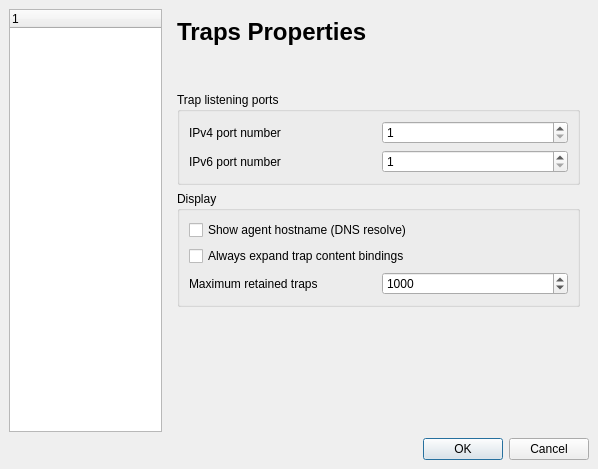
<?xml version="1.0" encoding="UTF-8"?>
<ui version="4.0">
 <comment>
    Copyright (C) 2004-2011 Martin Jolicoeur (snmpb1@gmail.com) 

    This file is part of the SnmpB project 
    (http://sourceforge.net/projects/snmpb)

    This program is free software: you can redistribute it and/or modify
    it under the terms of the GNU General Public License as published by
    the Free Software Foundation, either version 2 of the License, or
    (at your option) any later version.

    This program is distributed in the hope that it will be useful,
    but WITHOUT ANY WARRANTY; without even the implied warranty of
    MERCHANTABILITY or FITNESS FOR A PARTICULAR PURPOSE.  See the
    GNU General Public License for more details.

    You should have received a copy of the GNU General Public License
    along with this program.  If not, see http://www.gnu.org/licenses/.
</comment>
 <class>Preferences</class>
 <widget class="QDialog" name="Preferences">
  <property name="geometry">
   <rect>
    <x>0</x>
    <y>0</y>
    <width>598</width>
    <height>469</height>
   </rect>
  </property>
  <property name="sizePolicy">
   <sizepolicy hsizetype="Fixed" vsizetype="Fixed">
    <horstretch>0</horstretch>
    <verstretch>0</verstretch>
   </sizepolicy>
  </property>
  <property name="windowTitle">
   <string>Preferences</string>
  </property>
  <property name="windowIcon">
   <iconset>
    <normaloff>images/snmpb.png</normaloff>images/snmpb.png</iconset>
  </property>
  <layout class="QGridLayout">
   <property name="leftMargin">
    <number>9</number>
   </property>
   <property name="topMargin">
    <number>9</number>
   </property>
   <property name="rightMargin">
    <number>9</number>
   </property>
   <property name="bottomMargin">
    <number>9</number>
   </property>
   <property name="spacing">
    <number>6</number>
   </property>
   <item row="0" column="0">
    <widget class="QTreeWidget" name="PreferencesTree">
     <property name="sizePolicy">
      <sizepolicy hsizetype="Preferred" vsizetype="Preferred">
       <horstretch>0</horstretch>
       <verstretch>0</verstretch>
      </sizepolicy>
     </property>
     <column>
      <property name="text">
       <string notr="true">1</string>
      </property>
     </column>
    </widget>
   </item>
   <item row="0" column="1">
    <widget class="QStackedWidget" name="PreferencesProps">
     <property name="currentIndex">
      <number>3</number>
     </property>
     <widget class="QWidget" name="TransportProps">
      <layout class="QGridLayout">
       <item row="0" column="0">
        <widget class="QLabel" name="TransportPropsL">
         <property name="text">
          <string>&lt;span style=&quot;font-family:'Sans Serif'; font-size:18pt; font-weight:600;&quot;&gt;Transport Properties&lt;/span&gt;</string>
         </property>
        </widget>
       </item>
       <item row="1" column="0">
        <spacer>
         <property name="orientation">
          <enum>Qt::Vertical</enum>
         </property>
         <property name="sizeType">
          <enum>QSizePolicy::Fixed</enum>
         </property>
         <property name="sizeHint" stdset="0">
          <size>
           <width>20</width>
           <height>40</height>
          </size>
         </property>
        </spacer>
       </item>
       <item row="2" column="0">
        <widget class="QGroupBox" name="Protocol">
         <property name="title">
          <string>Protocol</string>
         </property>
         <layout class="QGridLayout">
          <property name="leftMargin">
           <number>9</number>
          </property>
          <property name="topMargin">
           <number>9</number>
          </property>
          <property name="rightMargin">
           <number>9</number>
          </property>
          <property name="bottomMargin">
           <number>9</number>
          </property>
          <property name="spacing">
           <number>6</number>
          </property>
          <item row="1" column="0">
           <widget class="QCheckBox" name="EnableIPv4">
            <property name="text">
             <string>Enable Internet Protocol v4 (IPv4)</string>
            </property>
           </widget>
          </item>
          <item row="2" column="0">
           <widget class="QCheckBox" name="EnableIPv6">
            <property name="text">
             <string>Enable Internet Protocol v6 (IPv6)</string>
            </property>
           </widget>
          </item>
         </layout>
        </widget>
       </item>
       <item row="4" column="0">
        <spacer>
         <property name="orientation">
          <enum>Qt::Vertical</enum>
         </property>
         <property name="sizeType">
          <enum>QSizePolicy::Expanding</enum>
         </property>
         <property name="sizeHint" stdset="0">
          <size>
           <width>20</width>
           <height>111</height>
          </size>
         </property>
        </spacer>
       </item>
      </layout>
     </widget>
     <widget class="QWidget" name="MIBTreeProps">
      <layout class="QGridLayout">
       <property name="leftMargin">
        <number>9</number>
       </property>
       <property name="topMargin">
        <number>9</number>
       </property>
       <property name="rightMargin">
        <number>9</number>
       </property>
       <property name="bottomMargin">
        <number>9</number>
       </property>
       <property name="spacing">
        <number>6</number>
       </property>
       <item row="2" column="0">
        <widget class="QGroupBox" name="WindowPrefs">
         <property name="title">
          <string>Window preferences</string>
         </property>
         <layout class="QGridLayout">
          <property name="leftMargin">
           <number>9</number>
          </property>
          <property name="topMargin">
           <number>9</number>
          </property>
          <property name="rightMargin">
           <number>9</number>
          </property>
          <property name="bottomMargin">
           <number>9</number>
          </property>
          <property name="spacing">
           <number>6</number>
          </property>
          <item row="0" column="0">
           <widget class="QCheckBox" name="HorizontalSplit">
            <property name="text">
             <string>Show results below the MIB Tree (uncheck to show them beside it)</string>
            </property>
           </widget>
          </item>
         </layout>
        </widget>
       </item>
       <item row="3" column="0">
        <widget class="QGroupBox" name="AutomaticLoading">
         <property name="title">
          <string>Automatic MIB loading on walk</string>
         </property>
         <layout class="QGridLayout">
          <property name="leftMargin">
           <number>9</number>
          </property>
          <property name="topMargin">
           <number>9</number>
          </property>
          <property name="rightMargin">
           <number>9</number>
          </property>
          <property name="bottomMargin">
           <number>9</number>
          </property>
          <property name="spacing">
           <number>6</number>
          </property>
          <item row="0" column="0">
           <widget class="QRadioButton" name="MibLoadingEnable">
            <property name="text">
             <string>Enable</string>
            </property>
           </widget>
          </item>
          <item row="1" column="0">
           <widget class="QRadioButton" name="MibLoadingEnablePrompt">
            <property name="text">
             <string>Enable and prompt for loading</string>
            </property>
           </widget>
          </item>
          <item row="2" column="0">
           <widget class="QRadioButton" name="MibLoadingDisable">
            <property name="text">
             <string>Disable</string>
            </property>
           </widget>
          </item>
         </layout>
        </widget>
       </item>
       <item row="4" column="0">
        <spacer>
         <property name="orientation">
          <enum>Qt::Vertical</enum>
         </property>
         <property name="sizeHint" stdset="0">
          <size>
           <width>20</width>
           <height>81</height>
          </size>
         </property>
        </spacer>
       </item>
       <item row="0" column="0">
        <widget class="QLabel" name="MIBTreePropsL">
         <property name="text">
          <string>&lt;span style=&quot;font-family:'Sans Serif'; font-size:18pt; font-weight:600;&quot;&gt;MIB Tree Properties&lt;/span&gt;</string>
         </property>
        </widget>
       </item>
       <item row="1" column="0">
        <spacer>
         <property name="orientation">
          <enum>Qt::Vertical</enum>
         </property>
         <property name="sizeType">
          <enum>QSizePolicy::Fixed</enum>
         </property>
         <property name="sizeHint" stdset="0">
          <size>
           <width>20</width>
           <height>40</height>
          </size>
         </property>
        </spacer>
       </item>
      </layout>
     </widget>
     <widget class="QWidget" name="ModulesProps">
      <layout class="QGridLayout">
       <property name="leftMargin">
        <number>9</number>
       </property>
       <property name="topMargin">
        <number>9</number>
       </property>
       <property name="rightMargin">
        <number>9</number>
       </property>
       <property name="bottomMargin">
        <number>9</number>
       </property>
       <property name="spacing">
        <number>6</number>
       </property>
       <item row="2" column="0" colspan="3">
        <widget class="QListWidget" name="ModulePaths">
         <property name="dragDropMode">
          <enum>QAbstractItemView::InternalMove</enum>
         </property>
         <property name="selectionMode">
          <enum>QAbstractItemView::ExtendedSelection</enum>
         </property>
        </widget>
       </item>
       <item row="3" column="0">
        <widget class="QPushButton" name="ModulePathsReset">
         <property name="text">
          <string>Reset to defaults</string>
         </property>
        </widget>
       </item>
       <item row="1" column="0" colspan="3">
        <widget class="QLabel" name="ModulePathsL">
         <property name="text">
          <string>MIB Module Search Paths</string>
         </property>
        </widget>
       </item>
       <item row="0" column="0" colspan="3">
        <widget class="QLabel" name="ModulesPropsL">
         <property name="text">
          <string>&lt;span style=&quot;font-family:'Sans Serif'; font-size:18pt; font-weight:600;&quot;&gt;Modules Properties&lt;/span&gt;</string>
         </property>
        </widget>
       </item>
       <item row="3" column="2">
        <widget class="QPushButton" name="ModulePathsDelete">
         <property name="text">
          <string>Delete</string>
         </property>
        </widget>
       </item>
       <item row="3" column="1">
        <widget class="QPushButton" name="ModulePathsAdd">
         <property name="text">
          <string>Add</string>
         </property>
        </widget>
       </item>
      </layout>
     </widget>
     <widget class="QWidget" name="TrapProps">
      <layout class="QGridLayout">
       <item row="0" column="0">
        <widget class="QLabel" name="TrapsPropsL">
         <property name="text">
          <string>&lt;span style=&quot;font-family:'Sans Serif'; font-size:18pt; font-weight:600;&quot;&gt;Traps Properties&lt;/span&gt;</string>
         </property>
        </widget>
       </item>
       <item row="1" column="0">
        <spacer>
         <property name="orientation">
          <enum>Qt::Vertical</enum>
         </property>
         <property name="sizeType">
          <enum>QSizePolicy::Fixed</enum>
         </property>
         <property name="sizeHint" stdset="0">
          <size>
           <width>20</width>
           <height>40</height>
          </size>
         </property>
        </spacer>
       </item>
       <item row="2" column="0">
        <widget class="QGroupBox" name="BindingTrapPort">
         <property name="title">
          <string>Trap listening ports</string>
         </property>
         <layout class="QGridLayout">
          <property name="leftMargin">
           <number>9</number>
          </property>
          <property name="topMargin">
           <number>9</number>
          </property>
          <property name="rightMargin">
           <number>9</number>
          </property>
          <property name="bottomMargin">
           <number>9</number>
          </property>
          <property name="spacing">
           <number>6</number>
          </property>
          <item row="0" column="1">
           <widget class="QSpinBox" name="TrapPort">
            <property name="minimum">
             <number>1</number>
            </property>
            <property name="maximum">
             <number>65535</number>
            </property>
            <property name="value">
             <number>1</number>
            </property>
           </widget>
          </item>
          <item row="0" column="0">
           <widget class="QLabel" name="TrapPortL">
            <property name="text">
             <string>IPv4 port number</string>
            </property>
           </widget>
          </item>
          <item row="1" column="1">
           <widget class="QSpinBox" name="TrapPort6">
            <property name="minimum">
             <number>1</number>
            </property>
            <property name="maximum">
             <number>65535</number>
            </property>
            <property name="value">
             <number>1</number>
            </property>
           </widget>
          </item>
          <item row="1" column="0">
           <widget class="QLabel" name="TrapPort6L">
            <property name="text">
             <string>IPv6 port number</string>
            </property>
           </widget>
          </item>
         </layout>
        </widget>
       </item>
       <item row="3" column="0">
        <widget class="QGroupBox" name="Display">
         <property name="title">
          <string>Display</string>
         </property>
         <layout class="QGridLayout">
          <property name="leftMargin">
           <number>9</number>
          </property>
          <property name="topMargin">
           <number>9</number>
          </property>
          <property name="rightMargin">
           <number>9</number>
          </property>
          <property name="bottomMargin">
           <number>9</number>
          </property>
          <property name="spacing">
           <number>6</number>
          </property>
          <item row="1" column="0">
           <widget class="QCheckBox" name="ShowAgentName">
            <property name="text">
             <string>Show agent hostname (DNS resolve)</string>
            </property>
           </widget>
          </item>
          <item row="2" column="0">
           <widget class="QCheckBox" name="ExpandTrapBinding">
            <property name="text">
             <string>Always expand trap content bindings</string>
            </property>
           </widget>
          </item>
          <item row="3" column="0">
           <layout class="QHBoxLayout" name="TrapHistoryLimitLayout">
            <item>
             <widget class="QLabel" name="TrapHistoryLimitLabel">
              <property name="text"><string>Maximum retained traps</string></property>
             </widget>
            </item>
            <item>
             <widget class="QSpinBox" name="TrapHistoryLimit">
              <property name="minimum"><number>1</number></property>
              <property name="maximum"><number>100000</number></property>
              <property name="value"><number>1000</number></property>
             </widget>
            </item>
           </layout>
          </item>
         </layout>
        </widget>
       </item>
       <item row="4" column="0">
        <spacer>
         <property name="orientation">
          <enum>Qt::Vertical</enum>
         </property>
         <property name="sizeType">
          <enum>QSizePolicy::Expanding</enum>
         </property>
         <property name="sizeHint" stdset="0">
          <size>
           <width>20</width>
           <height>111</height>
          </size>
         </property>
        </spacer>
       </item>
      </layout>
     </widget>
    </widget>
   </item>
   <item row="1" column="0" colspan="2">
    <widget class="QDialogButtonBox" name="OKCancelBox">
     <property name="orientation">
      <enum>Qt::Horizontal</enum>
     </property>
     <property name="standardButtons">
      <set>QDialogButtonBox::Cancel|QDialogButtonBox::Ok</set>
     </property>
    </widget>
   </item>
  </layout>
 </widget>
 <tabstops>
  <tabstop>PreferencesTree</tabstop>
  <tabstop>HorizontalSplit</tabstop>
  <tabstop>MibLoadingEnable</tabstop>
  <tabstop>MibLoadingEnablePrompt</tabstop>
  <tabstop>MibLoadingDisable</tabstop>
  <tabstop>ModulePaths</tabstop>
  <tabstop>ModulePathsReset</tabstop>
  <tabstop>ModulePathsAdd</tabstop>
  <tabstop>ModulePathsDelete</tabstop>
  <tabstop>TrapPort</tabstop>
  <tabstop>TrapPort6</tabstop>
  <tabstop>ShowAgentName</tabstop>
  <tabstop>ExpandTrapBinding</tabstop>
  <tabstop>EnableIPv4</tabstop>
  <tabstop>EnableIPv6</tabstop>
  <tabstop>OKCancelBox</tabstop>
 </tabstops>
 <resources/>
 <connections>
  <connection>
   <sender>OKCancelBox</sender>
   <signal>accepted()</signal>
   <receiver>Preferences</receiver>
   <slot>accept()</slot>
   <hints>
    <hint type="sourcelabel">
     <x>258</x>
     <y>499</y>
    </hint>
    <hint type="destinationlabel">
     <x>157</x>
     <y>274</y>
    </hint>
   </hints>
  </connection>
  <connection>
   <sender>OKCancelBox</sender>
   <signal>rejected()</signal>
   <receiver>Preferences</receiver>
   <slot>reject()</slot>
   <hints>
    <hint type="sourcelabel">
     <x>326</x>
     <y>499</y>
    </hint>
    <hint type="destinationlabel">
     <x>286</x>
     <y>274</y>
    </hint>
   </hints>
  </connection>
 </connections>
</ui>
